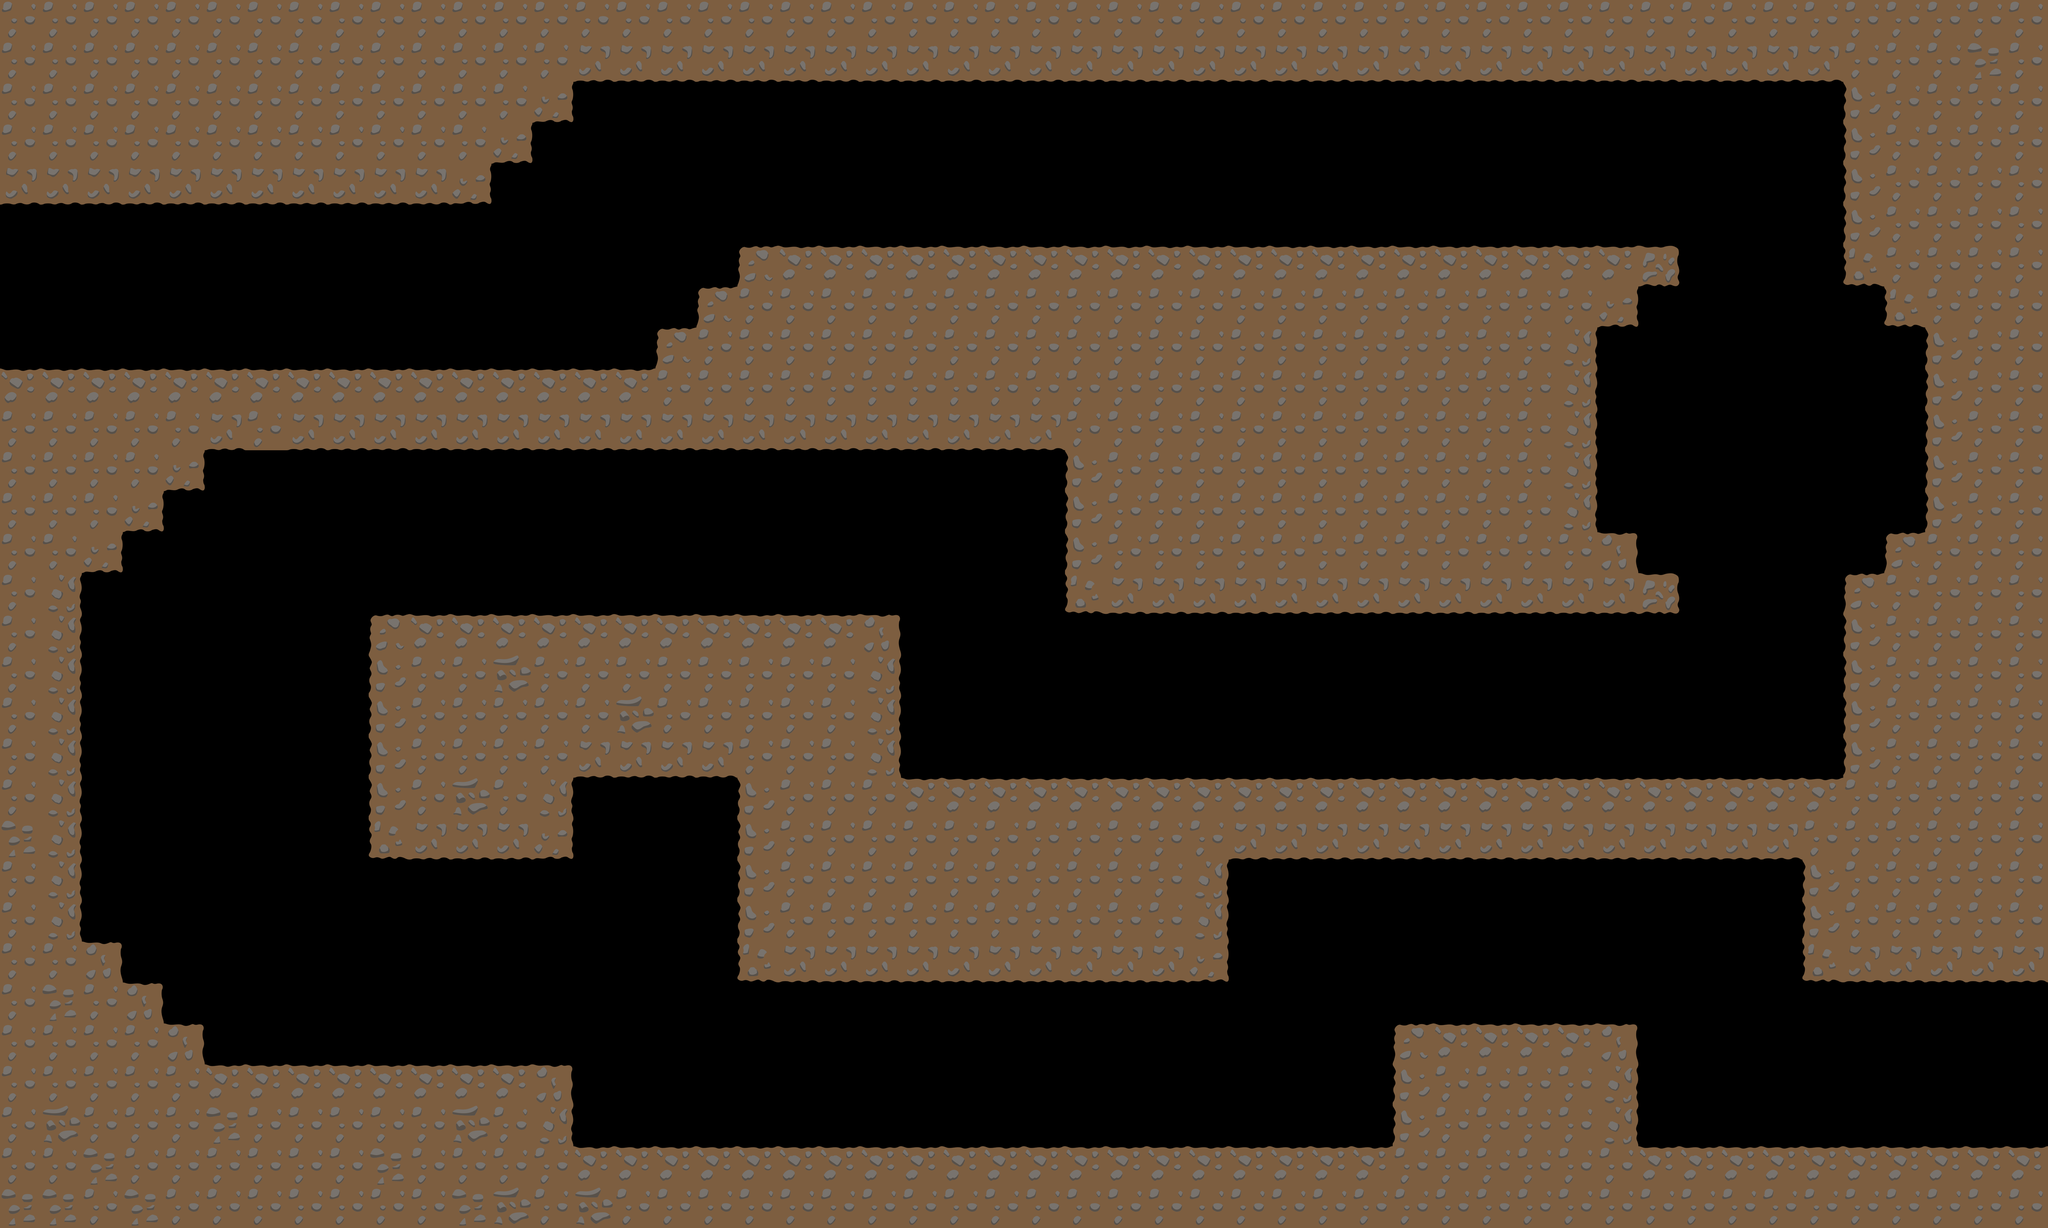

A level layout from a 2D game, rendered from its tile map. Below: a short description, then the map file with tile-grid data replaced by summaries:
An orthogonal 50x30 tile map with 128x128 px tiles, 1 tile layer (walls-texture), 4 tilesets and 56 objects.

<map version="1.0" tiledversion="1.1.2" orientation="orthogonal" renderorder="right-down" width="50" height="30" tilewidth="128" tileheight="128" infinite="0" nextobjectid="104">
 <tileset firstgid="1" source="colortiles.tsx" />
 <tileset firstgid="6" source="Tile map 9 tileä - vähennetty kiviä.tsx" />
 <tileset firstgid="15" source="Erilaiset keskipalat perustileihin.tsx" />
 <tileset firstgid="19" source="Tile set 3 x 1 (128 px x 128px) viimeisin.tsx" />
 <layer name="walls-texture" width="50" height="30">
  <data>[1500 cells, 782 non-empty, 12 distinct tile ids]</data>
 </layer>
 <objectgroup name="walls-rectangle">
  <object id="1" x="0" y="0" width="6400" height="256" />
  <object id="2" x="5760" y="256" width="640" height="640" />
  <object id="4" x="6016" y="896" width="384" height="1536" />
  <object id="5" x="0" y="3584" width="6400" height="256" />
  <object id="7" x="0" y="1152" width="512" height="512" />
  <object id="8" x="5632" y="2432" width="768" height="640" />
  <object id="9" x="512" y="1152" width="4480" height="256" />
  <object id="10" x="3328" y="1408" width="1664" height="512" />
  <object id="11" x="1152" y="1920" width="1664" height="512" />
  <object id="13" x="2304" y="2432" width="3328" height="256" />
  <object id="14" x="1152" y="2432" width="640" height="256" />
  <object id="16" x="512" y="3328" width="1280" height="256" />
  <object id="18" x="4352" y="3200" width="768" height="384" />
  <object id="19" x="2304" y="2688" width="1536" height="384" />
  <object id="71" x="0" y="640" width="128" height="512" />
  <object id="83" x="0" y="256" width="1536" height="384" />
  <object id="84" x="1536" y="256" width="128" height="256" />
  <object id="85" x="1664" y="256" width="128" height="128" />
  <object id="86" x="2304" y="768" width="2688" height="384" />
  <object id="87" x="4992" y="768" width="128" height="256" />
  <object id="88" x="5120" y="768" height="128" />
  <object id="89" x="5120" y="768" width="128" height="128" />
  <object id="90" x="5888" y="896" width="128" height="128" />
  <object id="91" x="5888" y="1664" width="128" height="128" />
  <object id="92" x="5120" y="1792" width="128" height="128" />
  <object id="93" x="4992" y="1664" width="128" height="256" />
  <object id="94" x="5760" y="1792" width="256" height="640" />
  <object id="95" x="512" y="3200" width="128" height="128" />
  <object id="96" x="512" y="1408" width="128" height="128" />
  <object id="97" x="2176" y="896" width="128" height="256" />
  <object id="98" x="2048" y="1024" width="128" height="128" />
  <object id="99" x="0" y="3072" width="512" height="512" />
  <object id="100" x="0" y="2944" width="384" height="128" />
  <object id="101" x="0" y="1664" width="384" height="128" />
  <object id="102" x="0" y="1792" width="256" height="1152" />
 </objectgroup>
 <objectgroup name="timecoin-rectangle">
  <object id="20" x="2048" y="2560" width="128" height="128" />
 </objectgroup>
 <objectgroup name="checkpoint-rectangle">
  <object id="24" x="2176" y="1408" width="128" height="512" />
  <object id="25" x="3328" y="3072" width="128" height="512" />
 </objectgroup>
 <objectgroup name="rock-up">
  <object id="31" x="4096" y="2176" width="256" height="256" />
  <object id="32" x="1536" y="1664" width="256" height="256" />
  <object id="37" x="2816" y="512" width="256" height="256" />
 </objectgroup>
 <objectgroup name="frog-spawn-rectangle">
  <object id="70" x="128" y="896" width="128" height="128" />
 </objectgroup>
 <objectgroup name="roundfish-1-start">
  <object id="57" x="4992" y="1280" width="128" height="128" />
 </objectgroup>
 <objectgroup name="roundfish-1-end">
  <object id="59" x="5888" y="1280" width="128" height="128" />
 </objectgroup>
 <objectgroup name="octopus1-1-start">
  <object id="80" x="768" y="1408" width="128" height="128" />
 </objectgroup>
 <objectgroup name="octopus1-1-end">
  <object id="81" x="768" y="3200" width="128" height="128" />
 </objectgroup>
 <objectgroup name="longfish-1-start">
  <object id="66" x="3840" y="2816" width="128" height="128" />
 </objectgroup>
 <objectgroup name="longfish-1-end">
  <object id="67" x="5504" y="2816" width="128" height="128" />
 </objectgroup>
 <objectgroup name="rock-down">
  <object id="38" x="2304" y="3072" width="256" height="256" />
  <object id="39" x="5632" y="3072" width="256" height="256" />
 </objectgroup>
 <objectgroup name="grass-up">
  <object id="40" x="768" y="896" width="256" height="256" />
  <object id="41" x="5120" y="3328" width="256" height="256" />
  <object id="42" x="2816" y="2176" width="256" height="256" />
 </objectgroup>
 <objectgroup name="grass-down">
  <object id="44" x="4224" y="256" width="256" height="256" />
  <object id="45" x="1536" y="2688" width="256" height="256" />
 </objectgroup>
 <objectgroup name="endzone-rectangle">
  <object id="49" x="6144" y="3072" width="256" height="512" />
 </objectgroup>
</map>
